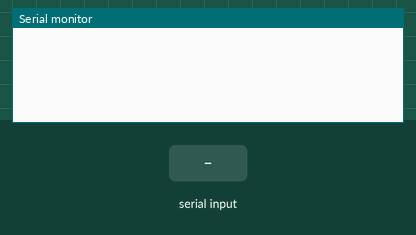
Simulated run of this sketch. Board: Arduino Uno, built with avr-gcc and run on an emulated ATmega328P. Parts: the last lines printed to the serial monitor. The inputs (shaded band) are chosen by the test bench.

Above: at 1.2 s.
1.3 s: "90:45:200\n" received over the second serial link
At 1.6 s:
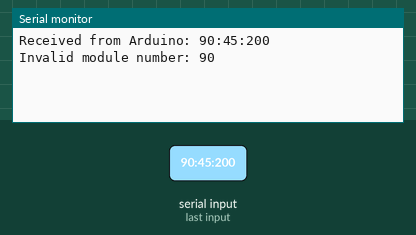
2.8 s: "90:45\n" received over the second serial link
At 4.0 s:
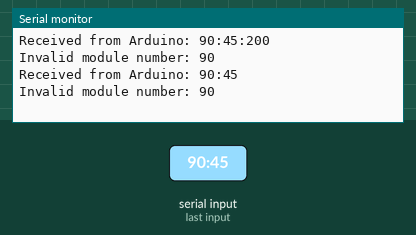
4.3 s: "1\n" received over the second serial link
At 5.0 s:
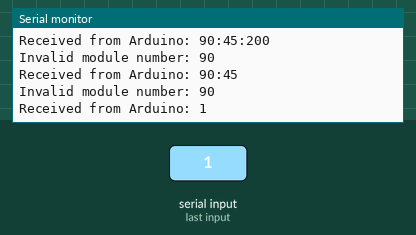
5.8 s: "1:90\n" received over the second serial link
At 6.2 s:
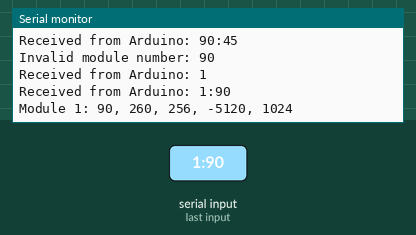

The sketch:

esp_mastercode.ino
```cpp
#include <SoftwareSerial.h>

// Define RX and TX pins for SoftwareSerial
#define RX_PIN 14
#define TX_PIN 15

typedef struct UltrasonicSensors {
  uint16_t module1[5];
  uint16_t module2[5];
  uint16_t module3[5];
  uint16_t module4[5];
} UltrasonicSensors;

UltrasonicSensors ultrasonicData;

// Create a SoftwareSerial object
SoftwareSerial mySerial(RX_PIN, TX_PIN);

void setup() {
  // Initialize Serial Monitor for debugging
  Serial.begin(115200);

  // Initialize SoftwareSerial at 9600 baud rate
  mySerial.begin(9600);
}

void loop() {
  if (mySerial.available()) {
    // Read incoming data until a newline character is found
    String receivedData = mySerial.readStringUntil('\n');

    // Ensure the data is not empty
    if (receivedData.length() > 0) {
      Serial.println("Received from Arduino: " + receivedData);

      // Parse the received string and cast into the struct
      parseAndStoreData(receivedData);
    }
  }
}

void parseAndStoreData(String data) {
  // Find the position of the colon to separate the module number from the data
  int colonPos = data.indexOf(':');
  if (colonPos == -1) {
    return; // Invalid data format, skip processing
  }

  // Extract module number
  int moduleNumber = data.substring(0, colonPos).toInt();

  // Split the remaining string into values based on commas
  int dataArray[5];
  int index = 0;
  int startPos = colonPos + 1;

  // Iterate through the string and extract integer values
  while (index < 5) {
    int commaPos = data.indexOf(',', startPos);
    if (commaPos == -1) {
      dataArray[index++] = data.substring(startPos).toInt();
      break;
    } else {
      dataArray[index++] = data.substring(startPos, commaPos).toInt();
      startPos = commaPos + 1;
    }
  }

  // Store the parsed data in the correct module array
  switch (moduleNumber) {
    case 1:
      memcpy(ultrasonicData.module1, dataArray, sizeof(dataArray));
      break;
    case 2:
      memcpy(ultrasonicData.module2, dataArray, sizeof(dataArray));
      break;
    case 3:
      memcpy(ultrasonicData.module3, dataArray, sizeof(dataArray));
      break;
    case 4:
      memcpy(ultrasonicData.module4, dataArray, sizeof(dataArray));
      break;
    default:
      Serial.println("Invalid module number: " + String(moduleNumber));
      return; // Invalid module number, skip processing
  }

  // Print out the stored data for debugging
  Serial.print("Module ");
  Serial.print(moduleNumber);
  Serial.print(": ");
  for (int i = 0; i < 5; i++) {
    Serial.print(dataArray[i]);
    if (i < 4) {
      Serial.print(", ");
    }
  }
  Serial.println();
}
```

Measured:
- after the input at 1.3 s, the serial monitor: prints a new line at once (image 1)
- after the input at 2.8 s, the serial monitor: prints a new line at once (image 2)
- after the input at 4.3 s, the serial monitor: prints a new line at once (image 3)
- after the input at 5.8 s, the serial monitor: prints a new line at once (image 4)
